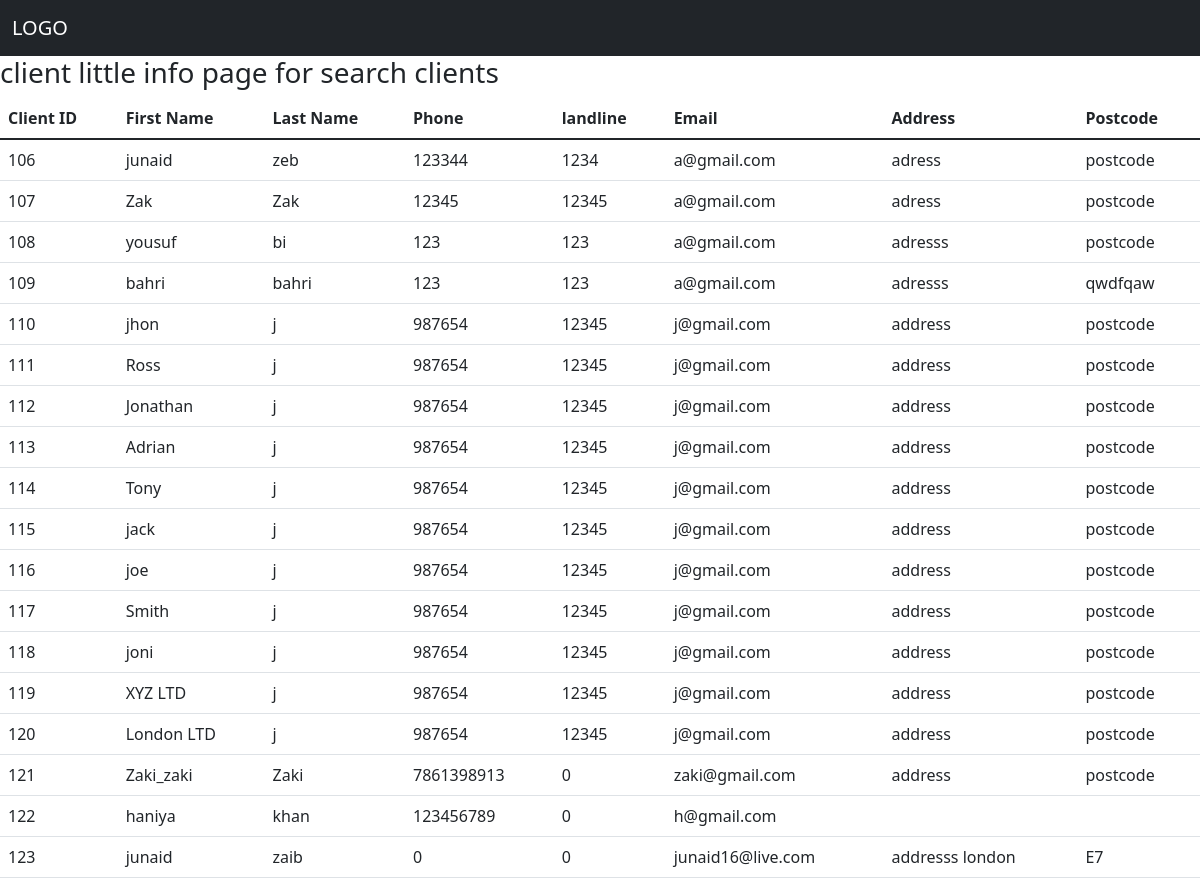
Screenshot of /Client_little_info with the database file from the repository.
### customer/models.py (models this page shows, shortened)
class Customer(models.Model):
    id = models.AutoField(primary_key=True)
    client_type = models.CharField(max_length=250, null=True, blank= True)
    company = models.CharField(max_length=250,null=True, blank= True )
    vat = models.CharField(max_length=250, null=True, blank= True)
    first_name = models.CharField(max_length=250)
    last_name = models.CharField(max_length=250)
    phone  = models.IntegerField()
    landline  = models.IntegerField()
    email = models.EmailField(max_length=250)
    address = models.CharField(max_length=250)
    postcode = models.CharField(max_length=250)
    created_date = models.DateTimeField(null=True, blank= True)#
    created_by = models.ForeignKey(User,on_delete=models.CASCADE, null=True, blank=True)

### customer/views.py (the view)
# urls.py: path('Client_little_info', views.Client_little_info, name='Client_little_info'),
def Client_little_info(request):
    find_client = Customer.objects.all()
    context = {'search_clients_context':find_client}
    return render(request, 'Client_little_info.html',context )

### templates/Client_little_info.html
{% extends 'base.html' %}
{% block content %}
<h3>client little info  page for search clients</h3>
    <table class="table table-hover " >
        <thead>
          <tr>
            <th >  Client ID</th>
            <th >First Name</th>
            <th >Last Name</th>
            <th >Phone </th>
            <th >landline </th>
            <th >Email </th>
            <th >Address </th>
            <th >Postcode</th>
          </tr>
        </thead>
        <tbody>
            {% for search_clients in search_clients_context %}
          <tr>
            <td>  {{ search_clients.id }} </td>
            <td>{{search_clients.first_name}}</td>
            <td>{{search_clients.last_name}}</td>
            <td>{{search_clients.phone}}</td>
            <td>{{search_clients.landline}}</td>
            <td>{{search_clients.email}}</td>
            <td>{{search_clients.address}}</td>
            <td>{{search_clients.postcode}}</td>
          </tr>
          {% endfor %}
        </tbody>
      </table>
{% endblock %}

### rows the page displays
Customer: id "106", first_name "junaid", last_name "zeb", phone "123344", landline "1234", email "a@gmail.com", address "adress", postcode "postcode"
Customer: id "107", first_name "Zak", last_name "Zak", phone "12345", landline "12345", email "a@gmail.com", address "adress", postcode "postcode"
Customer: id "108", first_name "yousuf", last_name "bi", phone "123", landline "123", email "a@gmail.com", address "adresss", postcode "postcode"
Customer: id "109", first_name "bahri", last_name "bahri", phone "123", landline "123", email "a@gmail.com", address "adresss", postcode "qwdfqaw"
Customer: id "110", first_name "jhon", last_name "j", phone "987654", landline "12345", email "j@gmail.com", address "address", postcode "postcode"
Customer: id "111", first_name "Ross", last_name "j", phone "987654", landline "12345", email "j@gmail.com", address "address", postcode "postcode"
Customer: id "112", first_name "Jonathan", last_name "j", phone "987654", landline "12345", email "j@gmail.com", address "address", postcode "postcode"
Customer: id "113", first_name "Adrian", last_name "j", phone "987654", landline "12345", email "j@gmail.com", address "address", postcode "postcode"
Customer: id "114", first_name "Tony", last_name "j", phone "987654", landline "12345", email "j@gmail.com", address "address", postcode "postcode"
Customer: id "115", first_name "jack", last_name "j", phone "987654", landline "12345", email "j@gmail.com", address "address", postcode "postcode"
Customer: id "116", first_name "joe", last_name "j", phone "987654", landline "12345", email "j@gmail.com", address "address", postcode "postcode"
Customer: id "117", first_name "Smith", last_name "j", phone "987654", landline "12345", email "j@gmail.com", address "address", postcode "postcode"
Customer: id "118", first_name "joni", last_name "j", phone "987654", landline "12345", email "j@gmail.com", address "address", postcode "postcode"
Customer: id "119", first_name "XYZ LTD", last_name "j", phone "987654", landline "12345", email "j@gmail.com", address "address", postcode "postcode"
Customer: id "120", first_name "London LTD", last_name "j", phone "987654", landline "12345", email "j@gmail.com", address "address", postcode "postcode"
Customer: id "121", first_name "Zaki_zaki", last_name "Zaki", phone "7861398913", landline "0", email "zaki@gmail.com", address "address", postcode "postcode"
Customer: id "122", first_name "haniya", last_name "khan", phone "123456789", landline "0", email "h@gmail.com"
Customer: id "123", first_name "junaid", last_name "zaib", phone "0", landline "0", email "junaid16@live.com", address "addresss london", postcode "E7"
